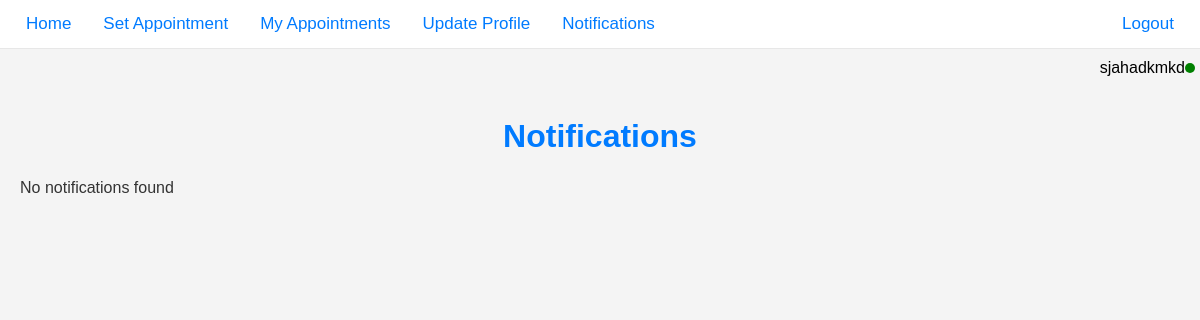
Before: /notifications/ (signed in) with the older database file.
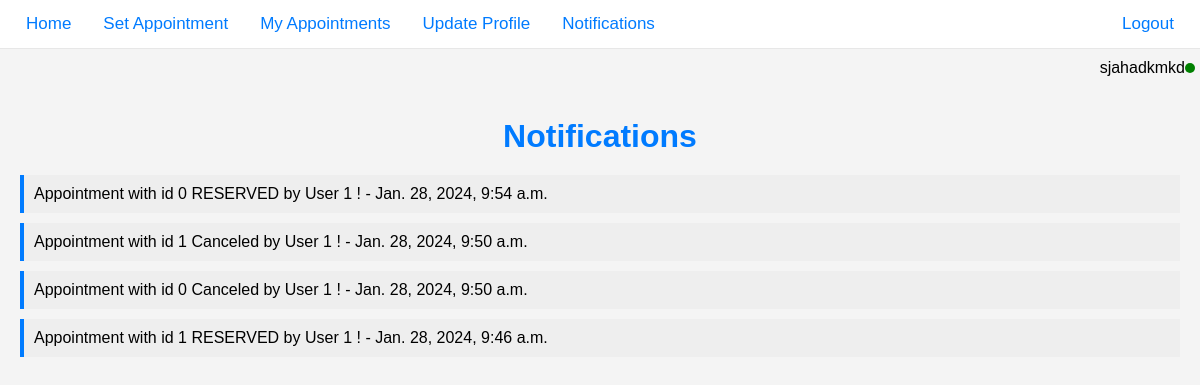
After: the same page with the newer database file.
### portal_app/models.py (models this page shows)
class Notification(models.Model):
    notification_id = models.AutoField(primary_key=True)
    to_user = models.ForeignKey(User, on_delete=models.CASCADE)
    message = models.TextField()
    date_time = models.DateTimeField(auto_now_add=True)
    read = models.BooleanField(default=False)
    pass

### portal_app/views.py (the view)
# urls.py: path('notifications/', views.notification_center, name='notification_center'),
@login_required(login_url='/login/')
def notification_center(request):
    user = request.user
    notifications = Notification.objects.filter(to_user=user).order_by('-date_time')
    for notification in notifications:
        notification.read = True
        notification.save()
    return render(request, 'notification_center.html', {'notifications': notifications})

### templates/notification_center.html (shortened to what this page needs)
<!DOCTYPE html>
<html lang="en">
<head>
</head>
<body>
<div class="navbar">
    {% if request.user.user_type == 'P' %}
            <a href="{% url 'home' %}">Home</a>
        <a href="{% url 'appointments' %}">Appointments</a>
    {% elif request.user.user_type == 'C' %}
            <a href="{% url 'main' %}">Home</a>
        <a href="{% url 'set_appointment' %}">Set Appointment</a>
    {% endif %}
    <a href="{% url 'my_appointments' %}" class="active">My Appointments</a>
    <a href="{% url 'update_profile' %}">Update Profile</a>
    <a href="{% url 'notification_center' %}">
        Notifications
    </a>
    <a href="{% url 'logout' %}" style="float: right;">Logout</a>
</div>
    <div class="user-bar">
        <span id="username"></span>
        <div class="green-light"></div>
    </div>
    <div class="content">
        <h1>Notifications</h1>
        {% for notification in notifications %}
        <div class="notification">
            {{ notification.message }} - {{ notification.date_time }}
        </div>
        {% empty %}
        <p>No notifications found</p>
        {% endfor %}
    </div>
</body>
</html>

Changed rows visible on the page:
added Notification: message "Appointment with id 0 RESERVED by User 1 !", date_time "Jan. 28, 2024, 9:54 a.m."
added Notification: message "Appointment with id 1 Canceled by User 1 !", date_time "Jan. 28, 2024, 9:50 a.m."
added Notification: message "Appointment with id 0 Canceled by User 1 !", date_time "Jan. 28, 2024, 9:50 a.m."
added Notification: message "Appointment with id 1 RESERVED by User 1 !", date_time "Jan. 28, 2024, 9:46 a.m."
Other visible differences:
text no longer shown: "No notifications found"
